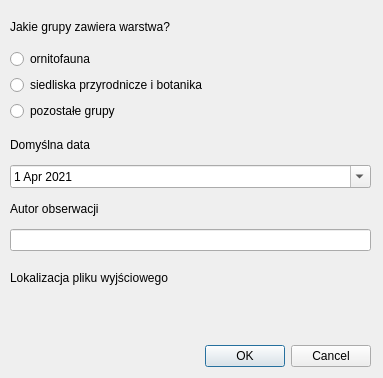
<?xml version="1.0" encoding="UTF-8"?>
<ui version="4.0">
 <class>PodpinaczDialogBase</class>
 <widget class="QDialog" name="PodpinaczDialogBase">
  <property name="geometry">
   <rect>
    <x>0</x>
    <y>0</y>
    <width>383</width>
    <height>378</height>
   </rect>
  </property>
  <property name="windowTitle">
   <string>Uzupełnianki krok 1</string>
  </property>
  <widget class="QDialogButtonBox" name="button_box">
   <property name="geometry">
    <rect>
     <x>30</x>
     <y>340</y>
     <width>341</width>
     <height>32</height>
    </rect>
   </property>
   <property name="orientation">
    <enum>Qt::Horizontal</enum>
   </property>
   <property name="standardButtons">
    <set>QDialogButtonBox::Cancel|QDialogButtonBox::Ok</set>
   </property>
  </widget>
  <widget class="QWidget" name="verticalLayoutWidget">
   <property name="geometry">
    <rect>
     <x>10</x>
     <y>10</y>
     <width>361</width>
     <height>111</height>
    </rect>
   </property>
   <layout class="QVBoxLayout" name="verticalLayout">
    <item>
     <widget class="QLabel" name="label_4">
      <property name="text">
       <string>Jakie grupy zawiera warstwa?</string>
      </property>
     </widget>
    </item>
    <item>
     <widget class="QRadioButton" name="ptaki">
      <property name="text">
       <string>ornitofauna</string>
      </property>
     </widget>
    </item>
    <item>
     <widget class="QRadioButton" name="siedliska">
      <property name="text">
       <string>siedliska przyrodnicze i botanika</string>
      </property>
     </widget>
    </item>
    <item>
     <widget class="QRadioButton" name="reszta">
      <property name="text">
       <string>pozostałe grupy</string>
      </property>
     </widget>
    </item>
   </layout>
  </widget>
  <widget class="QWidget" name="verticalLayoutWidget_2">
   <property name="geometry">
    <rect>
     <x>10</x>
     <y>260</y>
     <width>361</width>
     <height>76</height>
    </rect>
   </property>
   <layout class="QVBoxLayout" name="verticalLayout_3">
    <item>
     <widget class="QLabel" name="label">
      <property name="text">
       <string>Lokalizacja pliku wyjściowego</string>
      </property>
     </widget>
    </item>
    <item>
     <widget class="QgsFileWidget" name="output_path">
      <property name="fileWidgetButtonVisible">
       <bool>true</bool>
      </property>
      <property name="fullUrl">
       <bool>false</bool>
      </property>
      <property name="dialogTitle">
       <string>Lokalizacja pliku wynikowego</string>
      </property>
      <property name="filter">
       <string>*.shp</string>
      </property>
      <property name="storageMode">
       <enum>QgsFileWidget::SaveFile</enum>
      </property>
     </widget>
    </item>
   </layout>
  </widget>
  <widget class="QWidget" name="verticalLayoutWidget_3">
   <property name="geometry">
    <rect>
     <x>10</x>
     <y>130</y>
     <width>361</width>
     <height>121</height>
    </rect>
   </property>
   <layout class="QVBoxLayout" name="data">
    <item>
     <widget class="QLabel" name="label_2">
      <property name="text">
       <string>Domyślna data</string>
      </property>
     </widget>
    </item>
    <item>
     <widget class="QDateEdit" name="dateEdit">
      <property name="contextMenuPolicy">
       <enum>Qt::DefaultContextMenu</enum>
      </property>
      <property name="wrapping">
       <bool>true</bool>
      </property>
      <property name="buttonSymbols">
       <enum>QAbstractSpinBox::NoButtons</enum>
      </property>
      <property name="accelerated">
       <bool>false</bool>
      </property>
      <property name="showGroupSeparator" stdset="0">
       <bool>false</bool>
      </property>
      <property name="calendarPopup">
       <bool>true</bool>
      </property>
      <property name="date">
       <date>
        <year>2021</year>
        <month>4</month>
        <day>1</day>
       </date>
      </property>
     </widget>
    </item>
    <item>
     <widget class="QLabel" name="label_3">
      <property name="text">
       <string>Autor obserwacji</string>
      </property>
     </widget>
    </item>
    <item>
     <widget class="QLineEdit" name="autor"/>
    </item>
   </layout>
  </widget>
 </widget>
 <customwidgets>
  <customwidget>
   <class>QgsFileWidget</class>
   <extends>QWidget</extends>
   <header>qgsfilewidget.h</header>
  </customwidget>
 </customwidgets>
 <resources/>
 <connections>
  <connection>
   <sender>button_box</sender>
   <signal>accepted()</signal>
   <receiver>PodpinaczDialogBase</receiver>
   <slot>accept()</slot>
   <hints>
    <hint type="sourcelabel">
     <x>20</x>
     <y>20</y>
    </hint>
    <hint type="destinationlabel">
     <x>20</x>
     <y>20</y>
    </hint>
   </hints>
  </connection>
  <connection>
   <sender>button_box</sender>
   <signal>rejected()</signal>
   <receiver>PodpinaczDialogBase</receiver>
   <slot>reject()</slot>
   <hints>
    <hint type="sourcelabel">
     <x>20</x>
     <y>20</y>
    </hint>
    <hint type="destinationlabel">
     <x>20</x>
     <y>20</y>
    </hint>
   </hints>
  </connection>
 </connections>
</ui>
